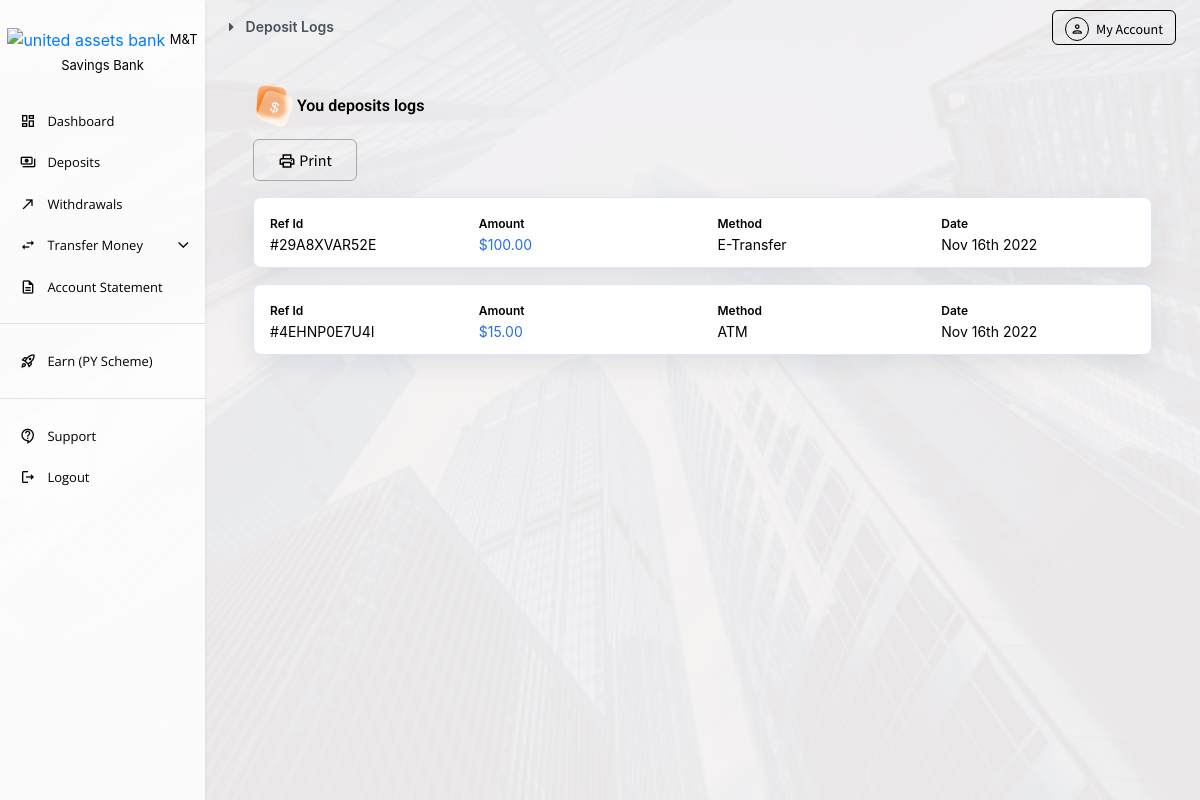
The page /core/deposits (signed in) on the database its author committed.
### bank/models.py (models this page shows)
class Deposit(models.Model):
    user = models.ForeignKey(Account, on_delete=models.CASCADE, related_name='deposits')
    amount = models.FloatField(default=0)
    date = models.DateTimeField(auto_now_add=True)
    reference_id = models.CharField(max_length=12)
    status = models.CharField(max_length=25)
    method = models.CharField(max_length=50)
    description = models.CharField(max_length=500)

### bank/views.py (the view)
# urls.py: path('deposits', bank_views.deposit_logs, name='deposit-logs'),
@login_required
def deposit_logs(request):
    user = request.user
    logs = Deposit.objects.filter(user=user)
    ctx = {
        'logs':logs,
        'page_title': 'Deposit Logs',
        'today': timezone.now()
    }
    if user.bank_account.blocked:
        return redirect('account-suspended')
    return render(request, 'bank/deposits.html', ctx)

### templates/bank/deposits.html (shortened to what this page needs)
{% extends "bank/base.html" %}
{% block content %}
    <div class="col-lg-10 pb-5">
        {% include 'bank/header-dsktp.html' %}
        <div class="container px-lg-5 safe-area-clear mt-lg-4">
            <p class="boldText roboto primary-color">
                <img src="/static/assets/images/deps.png" alt="" style="width: 40px; height: 40px; transform: rotate(20deg);">
                <span class="fixIcon3">You deposits logs</span>
            </p>
            {% if logs %}
            <button class="Btn blankBtn py-2 fit-content px-4 mb-3" onclick="printLogs()">
                <i class="material-icons-outlined fixIcon3" style="font-size: 18px !important;">print</i>
                Print
            </button>
            {% endif %}
            <div id="dep-logs-section">
                {% for obj in logs %}
                <div class="post-box px-3 mb-3" style="white-space: nowrap; overflow-x: scroll;">
                    <div class="row" >
                        <div class="col-3">
                            <small class="xsmall2 boldText">Ref Id</small>
                            <p class="m-0 xsmall xsmall2-mobile">#{{obj.reference_id}}</p>
                        </div>
                        <div class="col-3 pl-4 pl-md-0">
                            <small class="xsmall2 boldText">Amount</small>
                            <p class="m-0 xsmall xsmall2-mobile primary-color">${{obj.amount}}0</p>
                        </div>
                        <div class="col-3">
                            <small class="xsmall2 boldText">Method</small>
                            <p class="m-0 xsmall xsmall2-mobile">{{obj.method}}</p>
                        </div>
                        <div class="col-3">
                            <small class="xsmall2 boldText">Date</small>
                            <p class="m-0 xsmall xsmall2-mobile">{{obj.date|date:'M jS o'}}</p>
                        </div>
                    </div>
                </div>
                {% endfor %}
            </div>
        </div>
    </div>
{% endblock content %}

### static/docs/css/light.css (style rules this page uses)
body, html { margin: 0px !important; padding: 0px !important; overflow: scroll; }
body { background: #fff !important; }
.boldText { font-weight: 600; }
.primary-color { color: #256fe8; }
p,h1,h2,h3,h4,h5,span,small { color: #000; }
.Btn { background: #256fe8; border:none; border-radius: 6px; text-align: center; padding: 12px; color: #fff; width: 100%; font-family: 'source sans pro'; }
.fixIcon3 { position: relative; top: 4px; }
.blankBtn { background: none; border: 1px solid #a8a8a7; color: #000; }
.roboto { font-family: 'roboto'; }
.post-box { background: #fff; padding: 12px; border-radius: 8px; box-shadow: rgba(149, 157, 165, 0.2) 0px 8px 24px; border: 1px solid #dde6f7; }
@media only screen and (min-width: 768px) { .xsmall2 { font-size: 12px !important; } }
@media only screen and (min-width: 768px) { small { font-size: 13px !important; } }

### static/docs/css/main.css (style rules this page uses)
.fit-content { width: fit-content !important; }
:root { --spacing: 4px; }
@media only screen and (min-width: 768px) { .xsmall { font-size: 14px !important; } }

### templates/bank/base.html (style rules this page uses)
p { font-size: 16px; }
body, html { height: 100%; }

### rows shown on the page
Deposit: reference_id "29A8XVAR52E", amount "100.0", method "E-Transfer", date "Nov 16th 2022"
Deposit: reference_id "4EHNP0E7U4I", amount "15.0", method "ATM", date "Nov 16th 2022"

### other values the page prints
{{ page_title }} "Deposit Logs"
